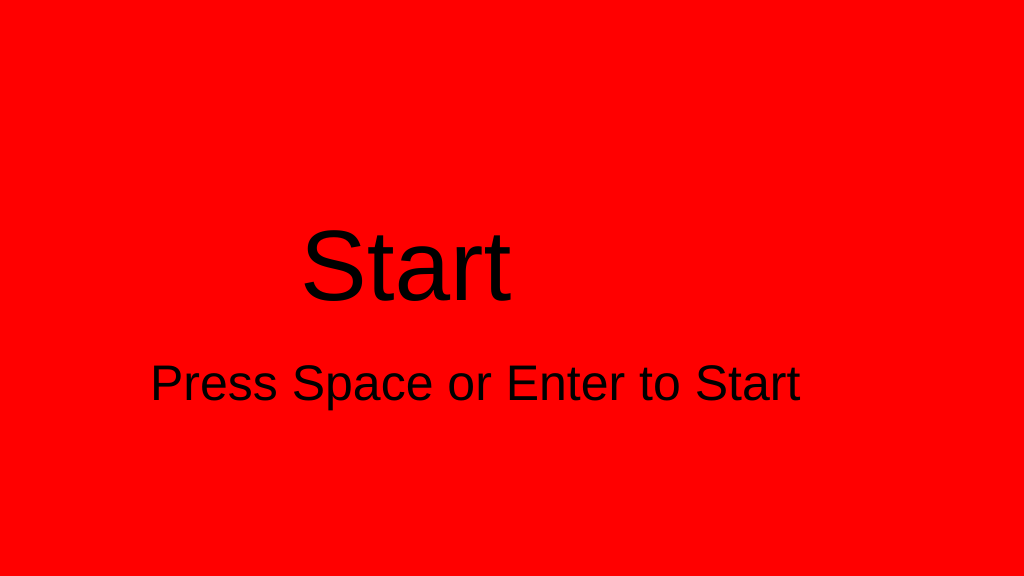
Frame 1 (no input)
Frame 60 (no input): identical to frame 1, image omitted
Frame 120 (the mouse pressed at the canvas centre since frame 60): identical to frame 1, image omitted

The p5.js sketch that drew this single still picture (run headless with seeded random() and noise() and a simulated clock; from frame 60 on, the mouse is pressed at the canvas centre):

// p5.js sketch
// ── sketch.js
var gameChar_x;
var gameChar_y;
var floorPos_y;
var gameChar_width;
var gameChar_world_x;

var isLeft;
var isRight;
var isFalling;
var isPlummeting;

var scrollPos;

var clouds;
var mountain;
var snow;
var tree;
var trees_x;
var canyons;
var collectables;
var snowflakes;
var icicles;
let currentScale;

var score = 0;

var gameMode;
//Main Functions

function setup() {
  createCanvas(1024, 576);
  floorPos_y = (height * 3) / 4;
  gameChar_x = width / 2;
  gameChar_y = floorPos_y;
  gameChar_width = 50;
  gameChar_world_x = gameChar_x;

  isLeft = false;
  isRight = false;
  isFalling = false;
  isPlummeting = false;

  gameMode = 1;

  scrollPos = 0;
  
  canyons = [{ x_pos: 250, width: 100 }];

  trees_x = [500];
  tree = {
    trunkX: trees_x - 100,
    trunkY: floorPos_y - 100,
    trunkW: 30,
    trunkH: 100,
    leafW: 50,
    leafH: 50,
  };

  mountain = [
    {
      x1: width / 2 + 240,
      y1: height / 2 - 200,
      x2: width / 2 + 20,
      y2: floorPos_y,
      x3: width / 2 + 460,
      y3: floorPos_y,
      color: (192, 192, 192),
      snowcapX1: 834,
      snowcapY1: 216,
      snowcapX2: 763,
      snowcapY2: 170,
      snowcapX3: 753,
      snowcapY3: 220,
      snowcapX4: 723,
      snowcapY4: 187,
      snowcapX5: 665,
      snowcapY5: 225,
    },
    {
      x1: width / 2 + 100,
      y1: height / 2 - 100,
      x2: width / 2 - 90,
      y2: floorPos_y,
      x3: width / 2 + 300,
      y3: floorPos_y,
      color: (105, 105, 105),
      snowcapX1: 718,
      snowcapY1: 316,
      snowcapX2: 643,
      snowcapY2: 270,
      snowcapX3: 613,
      snowcapY3: 320,
      snowcapX4: 573,
      snowcapY4: 287,
      snowcapX5: 505,
      snowcapY5: 325,
    },
  ];

  snowflakes = [];
  clouds = [];
  initClouds();

  collectables = [];
  initCollectables();

  icicles = [];
}

function draw() {
  if (gameMode == 1) {
    splashScreen();
  } else if (gameMode == 2) {
    gamePlay();
  }
}

function splashScreen() {
  background(255, 0, 0);
  if (frameCount % 60 < 30) {
    textFont("Helvetica");
    textSize(100);
    text("Start", 300, 300);
    textSize(50);
    text("Press Space or Enter to Start", 150, 400);
  }
}

function gamePlay() {
  background(100, 155, 255);
  noStroke();
  fill(255, 250, 250);
  rect(0, floorPos_y, width, height - floorPos_y);

  push();
  translate(scrollPos, 0);

  //Draw the scenery
  drawMountain();
  drawClouds();
  drawTree();
  drawCanyons();
  drawSnow();
  drawCollectables();
  drawIcicle();
  pop();

  //Draw the Game Character
  if (isLeft && isFalling) {
    drawJumpLeft();
  } else if (isRight && isFalling) {
    drawJumpRight();
  } else if (isLeft) {
    drawWalkLeft();
  } else if (isRight) {
    drawWalkRight();
  } else if (isFalling || isPlummeting) {
    drawJumpUp();
  } else {
    drawFacingFront();
  }

  //Interaction
  if (isPlummeting == true) {
    gameChar_y += 5;
    textSize(50);
    text("You Died", 500, 300);
    return;
  }

  if (gameChar_y < floorPos_y) {
    gameChar_y += 1;
    isFalling = true;
  } else {
    isFalling = false;
  }

  if (isLeft) {
    if (gameChar_x > width * 0.2) {
      gameChar_x -= 5;
    } else {
      scrollPos += 5;
    }
  } else if (isRight) {
    if (gameChar_x < width * 0.8) {
      gameChar_x += 5;
    } else {
      scrollPos -= 5;
    }
  }
  gameChar_world_x = gameChar_x - scrollPos;
  checkIfGameCharInCollectablesRange();
  checkIfGameCharIsOverCanyons();
}

//Move Character Functions
function keyPressed() {
  if (keyCode == 37) {
    isLeft = true;
  } else if (keyCode == 39) {
    isRight = true;
  } else if (keyCode == 38) {
    if (gameChar_y >= floorPos_y) {
      gameChar_y -= 100;
    }
  }

  if (keyCode == 13 || keyCode == 32) {
    gameMode = 2;
  }
}

function keyReleased() {
  if (keyCode == 37) {
    isLeft = false;
  } else if (keyCode == 39) {
    isRight = false;
  }
}

// ── UserInteraction.js
// Move Character Functions
function keyPressed() {
  if (keyCode == 37) {
    isLeft = true;
  } else if (keyCode == 39) {
    isRight = true;
  } else if (keyCode == 38) {
    if (gameChar_y >= floorPos_y) {
      gameChar_y -= 100;
    }
  }

  if (keyCode == 13 || keyCode == 32) {
    gameMode = 2;
  }
}
function keyReleased() {
  if (keyCode == 37) {
    isLeft = false;
  } else if (keyCode == 39) {
    isRight = false;
  }
}

// ── background.js
const SNOW_COLOR = 'snow';
const SNOWFLAKES_PER_LAYER = 200;
const MAX_SIZE = 10;
const GRAVITY = 0.75;
const LAYER_COUNT = 4;

const SKY_COLOR = '#B1E8FF';
const SKY_SPACE = 0.4;

const WIND_SPEED = 1;
const WIND_CHANGE = 0.0025;

const SUN_COLOR = '#FFF2AD';
const SUN_GLOW = 100;
const SUN_RADIUS = 150;

const RIDGE_TOP_COLOR = '#BCCEDD';
const RIDGE_BOT_COLOR = '#7E9CB9';
const RIDGE_STEP = 4;
const RIDGE_AMP = 250;
const RIDGE_ZOOM = 0.005;

const SNOWFLAKES = [];

function bg() {
  // Initialize the snowflakes with random positions
  for (let l = 0; l < LAYER_COUNT; l++) {
    SNOWFLAKES.push([]);
    for (let i = 0; i < SNOWFLAKES_PER_LAYER; i++) {
      SNOWFLAKES[l].push({
        x: random(width),
        y: random(height),
        mass: random(0.75, 1.25),
        l: l + 1
      });
    }
  }
}

function drawbg() {
  background(SKY_COLOR);
  const skyHeight = round(height * SKY_SPACE);
  drawSun(width / 2, skyHeight - RIDGE_AMP / 2);

  // Iterate through the layers of snowflakes
  for (let l = 0; l < SNOWFLAKES.length; l++) {
    const SNOWLAYER = SNOWFLAKES[l];

    // Draw a ridge for each layer of snow
    const layerPosition = l * ((height - skyHeight) / LAYER_COUNT);
    drawRidge(l, skyHeight + layerPosition);

    // Draw each snowflake
    for (let i = 0; i < SNOWLAYER.length; i++) {
      const snowflake = SNOWLAYER[i];
      //circle(snowflake.x, snowflake.y, (snowflake.l * MAX_SIZE) / LAYER_COUNT);
      updateSnowflake(snowflake);
    }
  }
}

function drawRidge(l, y) {
  // Choose a color for the ridge based on its height
  const FILL = lerpColor(
    color(RIDGE_TOP_COLOR),
    color(RIDGE_BOT_COLOR),
    l / (LAYER_COUNT - 1)
  );
  fill(FILL);

  beginShape();
  // Iterate through the width of the canvas
  for (let x = 0; x <= width; x += RIDGE_STEP) {
    const noisedY = noise(x * RIDGE_ZOOM, y);
    vertex(x, y - noisedY * RIDGE_AMP);
  }
  vertex(width, height);
  vertex(0, height);
  endShape(CLOSE);
  fill(SNOW_COLOR);
}

// Draw a simple sun
function drawSun(x, y) {
  fill(SUN_COLOR);
  drawingContext.shadowBlur = SUN_GLOW;
  drawingContext.shadowColor = SUN_COLOR;
  circle(x, y, SUN_RADIUS * 2);
  drawingContext.shadowBlur = 0;
}

// Helper function to prepare a given snowflake for the next frame
function updateSnowflake(snowflake) {
  const diameter = (snowflake.l * MAX_SIZE) / LAYER_COUNT;
  if (snowflake.y > height + diameter) snowflake.y = -diameter;
  else snowflake.y += GRAVITY * snowflake.l * snowflake.mass;

  // Get the wind speed at the given layer and area of the page
  const wind =
    noise(snowflake.l, snowflake.y * WIND_CHANGE, frameCount * WIND_CHANGE) -
    0.5;
  if (snowflake.x > width + diameter) snowflake.x = -diameter;
  else if (snowflake.x < -diameter) snowflake.x = width + diameter;
  else snowflake.x += wind * WIND_SPEED * snowflake.l;
}

// ── character.js
// Game Character Functions
function drawFacingFront() {
  fill(0);
  rect(gameChar_x - 10, gameChar_y - 50, 20, 10);
  fill(200, 150, 150);
  rect(gameChar_x - 10, gameChar_y - 45, 20, 15);
  fill(0);
  ellipse(gameChar_x - 5, gameChar_y - 40, 5, 5);
  ellipse(gameChar_x + 5, gameChar_y - 40, 5, 5);
  stroke(2);
  ellipse(gameChar_x, gameChar_y - 30, 5, 5);
  noStroke();
  fill(255, 0, 0);
  rect(gameChar_x - 10, gameChar_y - 30, 20, 25);
  fill(0);
  rect(gameChar_x + 3, gameChar_y - 10, 7, 13);
  rect(gameChar_x - 10, gameChar_y - 10, 7, 13);
  fill(0);
  rect(gameChar_x + 10, gameChar_y - 25, 5, 10);
  rect(gameChar_x - 15, gameChar_y - 25, 5, 10);
}

function drawWalkRight() {
  // Hair
  fill(0);
  rect(gameChar_x - 10, gameChar_y - 50, 20, 10);
  // Head
  fill(200, 150, 150);
  rect(gameChar_x - 10, gameChar_y - 45, 20, 15);
  // ellipse(gameChar_x, gameChar_y-50, 25);
  // Face
  fill(0);
  ellipse(gameChar_x - 2, gameChar_y - 40, 5, 5);
  ellipse(gameChar_x + 7, gameChar_y - 40, 5, 5);
  stroke(2);
  ellipse(gameChar_x + 3, gameChar_y - 30, 5, 5);
  noStroke();
  // Body
  fill(255, 0, 0);
  rect(gameChar_x - 10, gameChar_y - 30, 20, 25);
  // Legs
  fill(0);
  rect(gameChar_x + 4, gameChar_y - 10, 7, 13);
  rect(gameChar_x - 9, gameChar_y - 10, 7, 13);
  // Hands
  fill(0);
  rect(gameChar_x + 10, gameChar_y - 25, 5, 10);
  rect(gameChar_x - 10, gameChar_y - 25, 5, 10);
}

function drawWalkLeft() {
  // Hair
  fill(0);
  rect(gameChar_x - 10, gameChar_y - 50, 20, 10);
  // Head
  fill(200, 150, 150);
  rect(gameChar_x - 10, gameChar_y - 45, 20, 15);
  // Face
  fill(0);
  ellipse(gameChar_x - 7, gameChar_y - 40, 5, 5);
  ellipse(gameChar_x + 3, gameChar_y - 40, 5, 5);
  stroke(2);
  ellipse(gameChar_x - 3, gameChar_y - 30, 5, 5);
  noStroke();
  // Body
  fill(255, 0, 0);
  rect(gameChar_x - 10, gameChar_y - 30, 20, 25);
  // Legs
  fill(0);
  rect(gameChar_x + 2, gameChar_y - 10, 7, 13);
  rect(gameChar_x - 11, gameChar_y - 10, 7, 13);
  // Hands
  fill(0);
  rect(gameChar_x + 5, gameChar_y - 25, 5, 10);
  rect(gameChar_x - 15, gameChar_y - 25, 5, 10);
}

function drawJumpUp() {
  // Hair
  fill(0);
  rect(gameChar_x - 10, gameChar_y - 50, 20, 10);
  // Head
  fill(200, 150, 150);
  rect(gameChar_x - 10, gameChar_y - 45, 20, 15);
  // ellipse(gameChar_x, gameChar_y-50, 25);
  // Face
  fill(0);
  ellipse(gameChar_x - 5, gameChar_y - 40, 5, 5);
  ellipse(gameChar_x + 5, gameChar_y - 40, 5, 5);
  stroke(2);
  ellipse(gameChar_x, gameChar_y - 30, 5, 5);
  noStroke();
  // Body
  fill(255, 0, 0);
  rect(gameChar_x - 10, gameChar_y - 30, 20, 25);
  // Legs
  fill(0);
  rect(gameChar_x + 3, gameChar_y - 15, 7, 13);
  rect(gameChar_x - 10, gameChar_y - 15, 7, 13);
  // Hands
  fill(0);
  rect(gameChar_x + 10, gameChar_y - 30, 5, 10);
  rect(gameChar_x - 15, gameChar_y - 30, 5, 10);
}

function drawJumpRight() {
  // Hair
  fill(0);
  rect(gameChar_x - 10, gameChar_y - 50, 20, 10);
  // Head
  fill(200, 150, 150);
  rect(gameChar_x - 10, gameChar_y - 45, 20, 15);
  // ellipse(gameChar_x, gameChar_y-50, 25);
  // Face
  fill(0);
  ellipse(gameChar_x - 3, gameChar_y - 40, 5, 5);
  ellipse(gameChar_x + 7, gameChar_y - 40, 5, 5);
  stroke(2);
  ellipse(gameChar_x + 2, gameChar_y - 30, 5, 5);
  noStroke();
  // Body
  fill(255, 0, 0);
  rect(gameChar_x - 10, gameChar_y - 30, 20, 25);
  // Legs
  fill(0);
  rect(gameChar_x + 4, gameChar_y - 15, 7, 13);
  rect(gameChar_x - 9, gameChar_y - 15, 7, 13);
  // Hands
  fill(0);
  rect(gameChar_x + 10, gameChar_y - 30, 5, 10);
  rect(gameChar_x - 10, gameChar_y - 30, 5, 10);
}

function drawJumpLeft() {
  // Hair
  fill(0);
  rect(gameChar_x - 10, gameChar_y - 50, 20, 10);
  // Head
  fill(200, 150, 150);
  rect(gameChar_x - 10, gameChar_y - 45, 20, 15);
  // ellipse(gameChar_x, gameChar_y-50, 25);
  // Face
  fill(0);
  ellipse(gameChar_x - 7, gameChar_y - 40, 5, 5);
  ellipse(gameChar_x + 3, gameChar_y - 40, 5, 5);
  stroke(2);
  ellipse(gameChar_x - 2, gameChar_y - 30, 5, 5);
  noStroke();
  // Body
  fill(255, 0, 0);
  rect(gameChar_x - 10, gameChar_y - 30, 20, 25);
  // Legs
  fill(0);
  rect(gameChar_x + 2, gameChar_y - 15, 7, 13);
  rect(gameChar_x - 11, gameChar_y - 15, 7, 13);
  // Hands
  fill(0);
  rect(gameChar_x + 5, gameChar_y - 30, 5, 10);
  rect(gameChar_x - 15, gameChar_y - 30, 5, 10);
}

// ── conditionalCheck.js
//Interactivity Functions
//Collectable Functions
function checkIfGameCharInCollectablesRange() {
  for (var i = 0; i < collectables.length; i++) {
    var collectable = collectables[i];
    checkIfGameCharInCollectableRange(collectable);
  }
}

function checkIfGameCharInCollectableRange(collectable) {
  var d = dist(
    gameChar_world_x,
    gameChar_y,
    collectable.x_pos,
    collectable.y_pos
  );
  if (d < 20) {
    collectable.isFound = true;
  }
}

function drawCollectables() {
  for (var i = 0; i < collectables.length; i++) {
    var collectable = collectables[i];
    drawCollectable(collectable);
  }
}

function drawCollectable(collectable) {
  if (collectable.isFound == false) {
    fill(255, 215, 0);
    stroke(0);
    strokeWeight(1);
    ellipse(collectable.x_pos, collectable.y_pos - 20, 20, 30);
    ellipse(collectable.x_pos, collectable.y_pos - 20, 10, 20);
  }
}

function initCollectables() {
  for (var i = 0; i < 100; i++) {
    var x = random(-2000, 2000);
    var collectable = {
      x_pos: x,
      y_pos: floorPos_y,
      size: 40,
      isFound: false,
    };
    if(!checkIfCollectableOverCanyon(collectable)){
      collectables.push(collectable);
  }
}
}

function checkIfCollectableOverCanyon(collectable) {
  var onCanyon = false;
  for (i in canyons) {
    var x1_limit = canyons[i].x_pos - collectable.size;
    var x2_limit = canyons[i].x_pos + canyons[i].width;
    if (collectable.x_pos > x1_limit && collectable.x_pos < x2_limit) {
      onCanyon = true;
      break;
    }
  }
  return onCanyon;
}
// End Of Collectable Functions

//Canon Functions
function drawCanyons() {
  for (var i = 0; i < canyons.length; i++) {
    var canyon = canyons[i];
    drawCanyon(canyon);
  }
}

function drawCanyon(canyon) {
  fill(100, 155, 255);
  rect(canyon.x_pos, floorPos_y, canyon.width, height - floorPos_y);
}

function checkIfGameCharIsOverCanyons() {
  for (var i = 0; i < canyons.length; i++) {
    var canyon = canyons[i];
    checkIfGameCharIsOverCanyon(canyon);
  }
}

function checkIfGameCharIsOverCanyon(canyon) {
  var cond1 = gameChar_y == floorPos_y; //gameChar is on the floor
  var cond2 = gameChar_world_x - gameChar_width / 2 > canyon.x_pos; //gameChar is to the right of the canyon
  var cond3 =
    gameChar_world_x + gameChar_width / 2 < canyon.x_pos + canyon.width; //gameChar is to the left of the canyon

  if (cond1 && cond2 && cond3) {
    isPlummeting = true;
  }
}
//End of Canon Functions
// ── conditionalChecks.js
// Interactivity Functions

// Collectable
const Collectables = {
  drawCollectables: function () {
    for (let i = 0; i < collectables.length; i++) {
      const collectable = collectables[i];
      this.drawCollectable(collectable);
    }
  },
  drawCollectable: function (collectable) {
    if (collectable.isFound == false) {
      fill(255, 215, 0);
      stroke(0);
      strokeWeight(1);
      ellipse(collectable.x_pos, collectable.y_pos - 20, 20, 30);
      ellipse(collectable.x_pos, collectable.y_pos - 20, 10, 20);
    }
  },
  initCollectables: function () {
    for (let i = 0; i < 10; i++) {
      const x = random(0, width + 1100);
      const collectable = {
        x_pos: x,
        y_pos: floorPos_y,
        size: 40,
        isFound: false,
      };
      if (!this.checkIfCollectableOverCanyon(collectable)) {
        collectables.push(collectable);
      }
    }
  },
  checkIfCollectableOverCanyon: function (collectable) {
    let onCanyon = false;
    for (i in canyons) {
      const x1_limit = canyons[i].x_pos - collectable.size;
      const x2_limit = canyons[i].x_pos + canyons[i].width;
      if (collectable.x_pos > x1_limit && collectable.x_pos < x2_limit) {
        onCanyon = true;
        break;
      }
    }
    return onCanyon;
  },
  checkIfGameCharInCollectablesRange: function () {
    for (let i = 0; i < collectables.length; i++) {
      const collectable = collectables[i];
      this.checkIfGameCharInCollectableRange(collectable);
    }
  },
  checkIfGameCharInCollectableRange: function (collectable) {
    for (let i = 0; i < collectables.length; i++) {
      if (collectables[i].isFound == false) {
        if (
          dist(
            gameChar_world_x,
            gameChar_y,
            collectables[i].x_pos + 15,
            collectables[i].y_pos
          ) < 20
        ) {
          collectables[i].isFound = true;
          game_score++;
        }
      }
    }
  },
};

// End Of Collectable Functions

// Canyon Functions

const Canyons = {
  drawCanyons: function () {
    for (let i = 0; i < canyons.length; i++) {
      const canyon = canyons[i];
      this.drawCanyon(canyon);
    }
  },
  drawCanyon: function (canyon) {
    fill("#B1E8FF");
    rect(canyon.x_pos, floorPos_y, canyon.width, height - floorPos_y);
    drawOil(canyon.x_pos + canyon.width / 2, floorPos_y + 150, 10);
  },
  checkIfGameCharIsOverCanyons: function () {
    for (let i = 0; i < canyons.length; i++) {
      const canyon = canyons[i];
      this.checkIfGameCharIsOverCanyon(canyon);
    }
  },
  checkIfGameCharIsOverCanyon: function (canyon) {
    const cond1 = gameChar_y == floorPos_y; // gameChar is on the floor
    const cond2 = gameChar_world_x - gameChar_width / 2 > canyon.x_pos; // gameChar is to the right of the canyon
    const cond3 =
      gameChar_world_x + gameChar_width / 2 < canyon.x_pos + canyon.width; // gameChar is to the left of the canyon

    if (cond1 && cond2 && cond3) {
      isPlummeting = true;
      char_lives--;
    }
  },
};

// End of Canyon Functions

// Drawing character health
function drawLives() {
  fill(255, 0, 0);
  textFont("calibri");
  textAlign(RIGHT);
  for (let i = 0; i < char_lives; i++) {
    text("♥", 900 + i * 50, 30);
  }
}
2;
function drawGameScore() {
  fill(0);
  textSize(32);
  textFont(arcadeFont);
  textAlign(LEFT);
  text(`Coins ${game_score}`, 30, 30);
}

// Check if character is dead and re-spawn when lives are greater than 0
function checkIfCharacterDead() {
  if (gameChar_y > height) {
    if (char_lives > 0) {
      game_setup();
      gameMode = 2;
    }
  }
}

// Draw flagpole and flag and end game if flagpole is reached
function drawFlagpole() {
  fill(0);
  noStroke();
  rect(flagpole.x_pos, floorPos_y - flagpole.height, 15, flagpole.height);
  fill(255);
  if (
    gameChar_world_x > flagpole.x_pos &&
    gameChar_world_x < flagpole.x_pos + 100 &&
    game_score >= 10
  ) {
    flagpole.isReached = true;
  }

  if (flagpole.isReached) {
    fill(46, 139, 87);
    rect(flagpole.x_pos, floorPos_y - flagpole.height, 100, 50);
  } else {
    fill(220, 20, 60);
    rect(flagpole.x_pos, floorPos_y - 50, 100, 50);
  }
}

// Check if character has reached flagpole or lost all lives
function checkIsGameOver() {
  let gameOver = false;

  if (flagpole.isReached == true || char_lives < 1) {
    gameOver = true;
  }

  return gameOver;
}

// Print game over message
function drawGameOver() {
  fill(0);
  textSize(50);
  textFont(arcadeFont);
  text("Game Over", width / 2 - 100, height / 2 - 100);

  if (char_lives > 0) {
    text("You Win!", width / 2 - 100, height / 2 - 50);
  } else {
    gameChar_y += 2;
    text("You Lose!", width / 2 - 100, height / 2 - 50);
  }
}

const Platforms = {
  createPlatforms: function (x, y, length) {
    var p = {
      x: x,
      y: y,
      length: length,
      generate: function () {
        fill(0, 191, 255);
        rect(this.x, this.y, this.length, 20, 3);
      },
      checkContact: function (gc_x, gc_y) {
        if (
          gc_x > this.x &&
          gc_x < this.x + this.length &&
          gc_y > this.y &&
          gc_y < this.y + 20
        ) {
          return true;
        } else {
          return false;
        }
      },
    };

    return p;
  },
  drawPlatforms: function () {
    for (var i = 0; i < platforms.length; i++) {
      platforms[i].generate();
    }
  },
  checkIfCharacterIsOnPlatform: function () {
    if (isFalling) {
      var isContact = false;
      onPlatform = false;
      for (var i = 0; i < platforms.length; i++) {
        isContact = platforms[i].checkContact(gameChar_world_x, gameChar_y);
        if (isContact) {
          onPlatform = true;
          break;
        }
      }
      if (!isContact) {
        gameChar_y += 1;
      }
    }
  },
};

// ── gameSetup.js
/* eslint-disable no-undef */
function game_setup() {
  // game character variable initialization
  gameChar_x = width / 2 - 400;
  gameChar_y = floorPos_y;
  gameChar_width = 50;
  gameChar_world_x = gameChar_x;
  // character movement check initialization
  isLeft = false;
  isRight = false;
  isFalling = false;
  isPlummeting = false;
  onPlatform = false;

  gameMode = 1;
  game_score = 0;

  scrollPos = 0;

  canyons = [
    { x_pos: 250, width: 100 },
    { x_pos: 1250, width: 100 },
    { x_pos: width + 1300, width: 100 },
  ];

  trees = [];
  trees.push(new Tree.generateTree(500, floorPos_y - 100, 50, 100));
  trees.push(new Tree.generateTree(1400, floorPos_y - 100, 50, 100));

  mountains = [];
  mountains.push(
    new Mountain.generateMountain(
      width / 2 + 240 - width + 100,
      height / 2 - 200,
      width / 2 + 20 - width + 100,
      width / 2 + 460 - width + 100,
      (192, 192, 192),
      834 - width + 100,
      216,
      763 - width + 100,
      170,
      753 - width + 100,
      220,
      723 - width + 100,
      187,
      665 - width + 100,
      225
    )
  );
  mountains.push(
    new Mountain.generateMountain(
      width / 2 + 100 - width,
      height / 2 - 100,
      width / 2 - 90 - width,
      width / 2 + 300 - width,
      (105, 105, 105),
      718 - width,
      316,
      643 - width,
      270,
      613 - width,
      320,
      573 - width,
      287,
      505 - width,
      325
    )
  );
  mountains.push(
    new Mountain.generateMountain(
      width / 2 + 240,
      height / 2 - 200,
      width / 2 + 20,
      width / 2 + 460,
      (192, 192, 192),
      834,
      216,
      763,
      170,
      753,
      220,
      723,
      187,
      665,
      225
    )
  );
  mountains.push(
    new Mountain.generateMountain(
      width / 2 + 100,
      height / 2 - 100,
      width / 2 - 90,
      width / 2 + 300,
      (105, 105, 105),
      718,
      316,
      643,
      270,
      613,
      320,
      573,
      287,
      505,
      325
    )
  );
  mountains.push(
    new Mountain.generateMountain(
      width / 2 + 240 + width,
      height / 2 - 200,
      width / 2 + 20 + width,
      width / 2 + 460 + width,
      (192, 192, 192),
      834 + width,
      216,
      763 + width,
      170,
      753 + width,
      220,
      723 + width,
      187,
      665 + width,
      225
    )
  );
  mountains.push(
    new Mountain.generateMountain(
      width / 2 + 100 + width,
      height / 2 - 100,
      width / 2 - 90 + width,
      width / 2 + 300 + width,
      (105, 105, 105),
      718 + width,
      316,
      643 + width,
      270,
      613 + width,
      320,
      573 + width,
      287,
      505 + width,
      325
    )
  );

  snowflakes = [];
  clouds = [];
  Clouds.createClouds();

  collectables = [];
  Collectables.initCollectables();

  flagpole = { x_pos: width + 1500, height: 300, speed: 0.2, isReached: false };

  snowmans = [];
  snowmans.push(new Snowman.generateSnowman(150, 100, 100));
  snowmans.push(new Snowman.generateSnowman(1050, 100, 100));
  snowmans.push(new Snowman.generateSnowman(width + 1100, 100, 100));

  // Create platforms and push to array
  platforms = [];
  platforms.push(
    Platforms.createPlatforms(canyons[0].x_pos, floorPos_y - 80, 100)
  );
  platforms.push(
    Platforms.createPlatforms(canyons[0].x_pos + 400, floorPos_y - 100, 100)
  );
  platforms.push(
    Platforms.createPlatforms(canyons[0].x_pos + 550, floorPos_y - 150, 100)
  );
  platforms.push(
    Platforms.createPlatforms(canyons[1].x_pos + 300, floorPos_y - 100, 100)
  );
  platforms.push(
    Platforms.createPlatforms(canyons[1].x_pos + 600, floorPos_y - 130, 100)
  );
  platforms.push(
    Platforms.createPlatforms(canyons[1].x_pos + 970, floorPos_y - 150, 100)
  );
  // Create enemies and push to array
  enemies = [];
  enemies.push(new Enemies.Enemy(500, floorPos_y - 5, 100));
  enemies.push(new Enemies.Enemy(800, floorPos_y - 5, 100));
  enemies.push(new Enemies.Enemy(1500, floorPos_y - 5, 100));
  enemies.push(new Enemies.Enemy(1700, floorPos_y - 5, 100));
  enemies.push(new Enemies.Enemy(2000, floorPos_y - 5, 100));
  particles = [];
}

// ── scene.js
//Scenery Functions
function drawClouds() {
  for (var i = 0; i < clouds.length; i++) {
    fill(255, 255, 255);
    noStroke();
    ellipse(
      clouds[i].x_pos,
      clouds[i].y_pos,
      clouds[i].width,
      clouds[i].height
    );
    ellipse(
      clouds[i].x_pos + 10,
      clouds[i].y_pos + 10,
      clouds[i].width,
      clouds[i].height
    );
    ellipse(
      clouds[i].x_pos - 20,
      clouds[i].y_pos + 10,
      clouds[i].width,
      clouds[i].height
    );
    clouds[i].x_pos -= clouds[i].speed;
    if (clouds[i].x_pos < 0 - scrollPos) {
      clouds[i].x_pos = width;
    }
  }
}

function initClouds() {
  for (var i = 0; i < 10; i++) {
    var x = random(10, width - 10);
    var y = random(20, 80);
    var w = random(40, 70);
    var s = random(0.5, 2);
    var h = random(20, 50);
    var cloud = { x_pos: x, y_pos: y, width: w, height: w, speed: s };
    clouds.push(cloud);
  }
}

function drawTree() {
  for (var i = 0; i < trees_x.length; i++) {
    fill(139, 69, 19);
    noStroke();
    rect(trees_x[i], tree.trunkY, tree.trunkW, tree.trunkH);
    fill(34, 139, 34);
    triangle(
      480,
      floorPos_y - tree.trunkH + 20,
      515,
      300,
      520 + tree.trunkW,
      floorPos_y - tree.trunkH + 20
    );
    triangle(
      480,
      floorPos_y - tree.trunkH,
      515,
      280,
      520 + tree.trunkW,
      floorPos_y - tree.trunkH
    );
    triangle(
      480,
      floorPos_y - tree.trunkH - 20,
      515,
      260,
      520 + tree.trunkW,
      floorPos_y - tree.trunkH - 20
    );
  }
}

function drawMountain() {
  noStroke();
  for (var i = 0; i < mountain.length; i++) {
    fill(mountain[i].color);
    triangle(
      mountain[i].x1,
      mountain[i].y1,
      mountain[i].x2,
      mountain[i].y2,
      mountain[i].x3,
      mountain[i].y3
    );
    fill(213, 212, 255);
    strokeWeight(0);
    beginShape();
    vertex(mountain[i].x1, mountain[i].y1);
    vertex(mountain[i].snowcapX1, mountain[i].snowcapY1);
    vertex(mountain[i].snowcapX2, mountain[i].snowcapY2);
    vertex(mountain[i].snowcapX3, mountain[i].snowcapY3);
    vertex(mountain[i].snowcapX4, mountain[i].snowcapY4);
    vertex(mountain[i].snowcapX5, mountain[i].snowcapY5);
    endShape(CLOSE);
  }
}

function drawSnow() {
  let t = frameCount / 60; // update time

  // create a random number of snowflakes each frame
  for (let i = 0; i < random(5); i++) {
    snowflakes.push(new snowflake()); // append snowflake object
  }

  // loop through snowflakes with a for..of loop
  for (let flake of snowflakes) {
    flake.update(t); // update snowflake position
    flake.display(); // draw snowflake
  }
}

/// snowflake class
function snowflake() {
  fill(255, 250, 250);
  noStroke();
  // initialize coordinates
  this.posX = 0;
  this.posY = random(-100, 0);
  this.initialangle = random(0, 2 * PI);
  this.size = random(2, 10);

  // radius of snowflake spiral
  // chosen so the snowflakes are uniformly spread out in area
  if (isLeft) {
    this.radius = sqrt(random(pow(width - gameChar_world_x, 2)));
  } else {
    this.radius = sqrt(random(pow(width + gameChar_world_x, 2)));
  }

  this.update = function (time) {
    // x position follows a circle
    let w = 0.1; // angular speed
    let angle = w * time + this.initialangle;
    this.posX = width / 2 + this.radius * sin(angle);

    // different size snowflakes fall at slightly different y speeds
    this.posY += pow(this.size, 0.5);

    // delete snowflake if past end of screen
    if (this.posY > height) {
      let index = snowflakes.indexOf(this);
      snowflakes.splice(index, 1);
    }
  };

  this.display = function () {
    ellipse(this.posX, this.posY, this.size);
  };
}

function drawIcicle() {
  for (let i = 0; i < 8; i++) {
    icicles.push(new icicle());
  }

  for (let icicle of icicles) {
    icicle.update();
    icicle.show();
  }
}

class icicle {
  constructor() {
    this.x = random(0, width);
    this.y = random(30, 200);
    this.scaler = 1 - this.y / 100;
    this.timer = round(random(10, 300));
  }
  update() {
    if (this.timer >= 0) {
      this.timer -= 1;
    }
  }

  show() {
    push();
    translate(this.x, this.y);
    scale(this.scaler);
    currentScale = this.scaler;
    for (let i = 0; i > -10; i -= 5) {
      fill(0, 200 + i);
      ellipse(0 - i / 10, i, i * 0.5, 2 - i / 5);
    }
    pop();
  }
}
